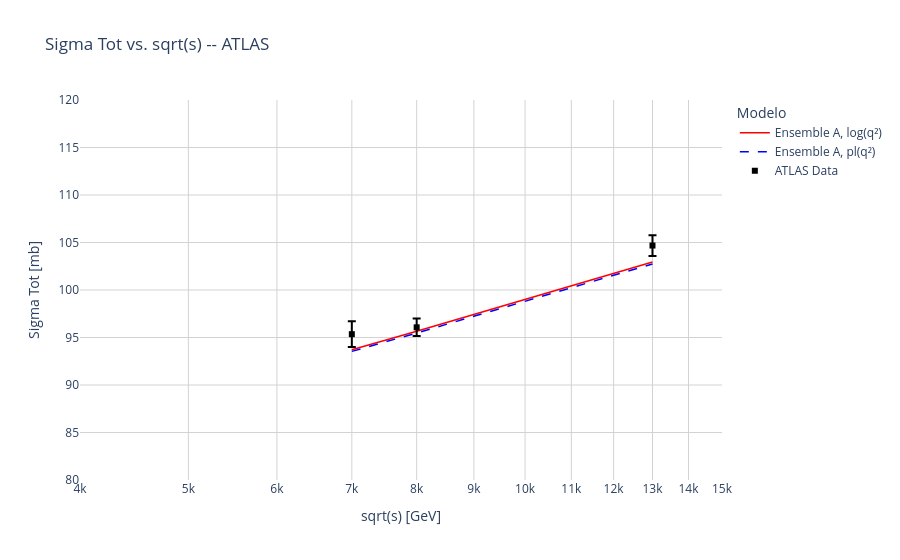

Notebook code for this chart:
### Code cell
# ==================================================
# Grafico 1: Sigma Tot vs sqrt(s) -- apenas ATLAS
# Linhas: solida = Ensemble A (ATLAS) log(q2)
#         tracejada = Ensemble A (ATLAS) pl(q2)
# Dados experimentais ATLAS em preto
# ==================================================

fig_sigma_tot_atlas = go.Figure()

# --- Ensemble A, log(q^2) -> linha solida ---
fig_sigma_tot_atlas.add_trace(go.Scatter(
    x=sqrt_s_list,
    y=sigma_tot_log_atlas_list,
    mode='lines',
    line=dict(color='red', dash='solid', width=1.5),
    name='Ensemble A, log(q²)'
))

# --- Ensemble A, pl(q^2) -> linha tracejada ---
fig_sigma_tot_atlas.add_trace(go.Scatter(
    x=sqrt_s_list,
    y=sigma_tot_pl_atlas_list,
    mode='lines',
    line=dict(color='blue', dash='dash', width=1.5),
    name='Ensemble A, pl(q²)'
))

# --- Dados experimentais ATLAS (preto, quadrado) ---
fig_sigma_tot_atlas.add_trace(go.Scatter(
    x=x_atlas,
    y=y_atlas,
    mode='markers',
    marker=dict(color='black', size=6, symbol='square'),
    error_y=dict(type='data', array=y_error_atlas, visible=True),
    name='ATLAS Data'
))

# ==================================================
# Layout
# ==================================================

fig_sigma_tot_atlas.update_layout(
    title='Sigma Tot vs. sqrt(s) -- ATLAS',
    xaxis=dict(
        title='sqrt(s) [GeV]',
        type='log',
        range=[np.log10(4000), np.log10(15000)],
    ),
    yaxis=dict(
        title='Sigma Tot [mb]',
        range=[80, 120]
    ),
    showlegend=True,
    legend=dict(
        title='Modelo'
    ),
    plot_bgcolor='white',
    hovermode='x unified'
)

fig_sigma_tot_atlas.update_xaxes(gridcolor='lightgray')
fig_sigma_tot_atlas.update_yaxes(gridcolor='lightgray')

fig_sigma_tot_atlas.show()
fig_sigma_tot_atlas.write_image("sigma_tot_atlas.pdf", width=1200, height=600)

### Figure 1 — Plotly figure (JSON) as saved in the notebook; plotly's stock layout.template omitted (floating-point values rounded to 4 significant figures)
{"data": [{"line": {"color": "red", "dash": "solid", "width": 1.5}, "mode": "lines", "name": "Ensemble A, log(q²)", "type": "scatter", "x": [7000, 8000, 13000], "y": [93.72, 95.65, 102.9]}, {"line": {"color": "blue", "dash": "dash", "width": 1.5}, "mode": "lines", "name": "Ensemble A, pl(q²)", "type": "scatter", "x": [7000, 8000, 13000], "y": [93.54, 95.47, 102.7]}, {"error_y": {"array": [0.195, 0.195, 0.2141, 0.53, 0.1583, 1.116, 1.116, 1.743, 0.159, 0.2011, 0.8, 0.1594, 1.116, 1.116, 0.58, 0.1598, 0.2022, 0.1604, 1.116, 1.619, 1.215, 0.161, 0.2035, 1.0, 0.162, 0.1627, 0.2339, 0.3, 0.3969, 0.25, 0.7, 0.7, 0.92, 0.55, 1.0, 0.1693, 0.1735, 0.17, 1.2, 0.2133, 0.188, 0.4077, 0.24, 0.8, 0.4, 0.2, 0.6, 0.6199, 0.4, 0.24, 0.4069, 0.8, 0.2638, 0.1723, 0.2, 0.4183, 0.35, 0.4, 0.7, 0.322, 0.4, 0.4464, 0.3177, 0.38, 0.9, 3.5, 2.0, 1.36, 0.92, 1.09], "type": "data", "visible": true}, "marker": {"color": "black", "size": 6, "symbol": "square"}, "mode": "markers", "name": "ATLAS Data", "type": "scatter", "x": [10.25, 10.69, 11.12, 11.46, 11.54, 11.78, 13.63, 13.76, 13.76, 13.76, 13.9, 15.06, 15.19, 16.66, 16.66, 16.83, 16.83, 17.91, 18.01, 18.17, 19.22, 19.42, 19.42, 19.66, 21.26, 22.96, 23.5, 23.5, 23.5, 23.5, 23.5, 23.6, 23.76, 23.76, 23.88, 24.16, 25.29, 26.38, 27.6, 30.6, 30.6, 30.6, 30.6, 30.6, 30.6, 30.7, 30.8, 35.2, 44.7, 44.7, 44.9, 45.2, 52.8, 52.8, 52.8, 52.8, 52.8, 52.9, 53.2, 62.3, 62.4, 62.5, 62.7, 62.7, 62.8, 63.0, 200.0, 7000.0, 8000.0, 13000.0], "y": [38.43, 38.44, 38.65, 36.68, 38.28, 37.6, 37.6, 38.7, 38.46, 38.39, 38.9, 38.58, 37.6, 37.6, 38.47, 38.69, 38.62, 38.83, 37.4, 39.6, 38.5, 38.98, 38.9, 39.0, 39.24, 39.42, 39.65, 39.4, 39.13, 38.8, 38.9, 38.7, 39.21, 40.68, 39.0, 39.59, 39.69, 39.77, 40.6, 40.22, 40.11, 39.91, 40.07, 40.2, 40.1, 40.1, 40.0, 40.42, 41.7, 41.9, 41.89, 42.5, 43.01, 42.38, 42.1, 42.85, 42.71, 42.4, 42.9, 43.55, 43.1, 44.0, 43.82, 42.96, 44.1, 42.2, 51.81, 95.35, 96.07, 104.7]}], "layout": {"hovermode": "x unified", "legend": {"title": {"text": "Modelo"}}, "plot_bgcolor": "white", "showlegend": true, "title": {"text": "Sigma Tot vs. sqrt(s) -- ATLAS"}, "xaxis": {"gridcolor": "lightgray", "range": [3.602, 4.176], "title": {"text": "sqrt(s) [GeV]"}, "type": "log"}, "yaxis": {"gridcolor": "lightgray", "range": [80, 120], "title": {"text": "Sigma Tot [mb]"}}}}
